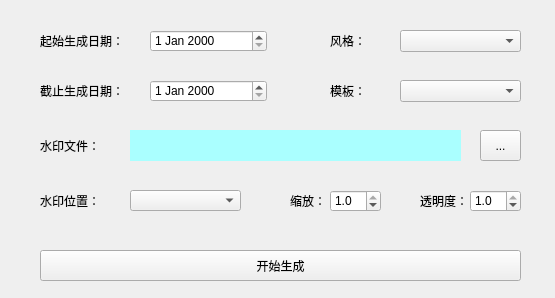
<?xml version="1.0" encoding="UTF-8"?>
<ui version="4.0">
 <class>Form</class>
 <widget class="QWidget" name="Form">
  <property name="geometry">
   <rect>
    <x>0</x>
    <y>0</y>
    <width>555</width>
    <height>298</height>
   </rect>
  </property>
  <property name="windowTitle">
   <string>Form</string>
  </property>
  <widget class="QComboBox" name="comboBox">
   <property name="geometry">
    <rect>
     <x>400</x>
     <y>30</y>
     <width>121</width>
     <height>22</height>
    </rect>
   </property>
  </widget>
  <widget class="QLabel" name="label_8">
   <property name="geometry">
    <rect>
     <x>40</x>
     <y>80</y>
     <width>91</width>
     <height>21</height>
    </rect>
   </property>
   <property name="text">
    <string>截止生成日期：</string>
   </property>
  </widget>
  <widget class="QDateEdit" name="dateEdit">
   <property name="geometry">
    <rect>
     <x>150</x>
     <y>30</y>
     <width>117</width>
     <height>22</height>
    </rect>
   </property>
  </widget>
  <widget class="QComboBox" name="comboBox_2">
   <property name="geometry">
    <rect>
     <x>400</x>
     <y>80</y>
     <width>121</width>
     <height>22</height>
    </rect>
   </property>
  </widget>
  <widget class="QLabel" name="label_6">
   <property name="geometry">
    <rect>
     <x>40</x>
     <y>30</y>
     <width>91</width>
     <height>21</height>
    </rect>
   </property>
   <property name="text">
    <string>起始生成日期：</string>
   </property>
  </widget>
  <widget class="QLabel" name="label_14">
   <property name="geometry">
    <rect>
     <x>330</x>
     <y>80</y>
     <width>61</width>
     <height>21</height>
    </rect>
   </property>
   <property name="text">
    <string>模板：</string>
   </property>
  </widget>
  <widget class="QDateEdit" name="dateEdit_2">
   <property name="geometry">
    <rect>
     <x>150</x>
     <y>80</y>
     <width>117</width>
     <height>22</height>
    </rect>
   </property>
  </widget>
  <widget class="QLabel" name="label_15">
   <property name="geometry">
    <rect>
     <x>330</x>
     <y>30</y>
     <width>61</width>
     <height>21</height>
    </rect>
   </property>
   <property name="text">
    <string>风格：</string>
   </property>
  </widget>
  <widget class="QPushButton" name="pushButton">
   <property name="geometry">
    <rect>
     <x>40</x>
     <y>250</y>
     <width>481</width>
     <height>31</height>
    </rect>
   </property>
   <property name="text">
    <string>开始生成</string>
   </property>
  </widget>
  <widget class="QLabel" name="label_107">
   <property name="geometry">
    <rect>
     <x>40</x>
     <y>130</y>
     <width>61</width>
     <height>31</height>
    </rect>
   </property>
   <property name="text">
    <string>水印文件：</string>
   </property>
  </widget>
  <widget class="QComboBox" name="picWatermarkSpaceComboBox">
   <property name="geometry">
    <rect>
     <x>130</x>
     <y>190</y>
     <width>111</width>
     <height>21</height>
    </rect>
   </property>
  </widget>
  <widget class="QDoubleSpinBox" name="alphaPicDoubleSpinBox">
   <property name="geometry">
    <rect>
     <x>470</x>
     <y>190</y>
     <width>51</width>
     <height>22</height>
    </rect>
   </property>
   <property name="decimals">
    <number>1</number>
   </property>
   <property name="maximum">
    <double>1.000000000000000</double>
   </property>
   <property name="singleStep">
    <double>0.100000000000000</double>
   </property>
   <property name="value">
    <double>1.000000000000000</double>
   </property>
  </widget>
  <widget class="QDoubleSpinBox" name="ZoomPicDoubleSpinBox">
   <property name="geometry">
    <rect>
     <x>330</x>
     <y>190</y>
     <width>51</width>
     <height>22</height>
    </rect>
   </property>
   <property name="decimals">
    <number>1</number>
   </property>
   <property name="maximum">
    <double>1.000000000000000</double>
   </property>
   <property name="singleStep">
    <double>0.100000000000000</double>
   </property>
   <property name="value">
    <double>1.000000000000000</double>
   </property>
  </widget>
  <widget class="QLabel" name="selectPicPathLabel">
   <property name="geometry">
    <rect>
     <x>130</x>
     <y>130</y>
     <width>331</width>
     <height>31</height>
    </rect>
   </property>
   <property name="styleSheet">
    <string notr="true">background-color: rgb(170, 255, 255);</string>
   </property>
   <property name="text">
    <string/>
   </property>
  </widget>
  <widget class="QLabel" name="label_108">
   <property name="geometry">
    <rect>
     <x>40</x>
     <y>190</y>
     <width>71</width>
     <height>21</height>
    </rect>
   </property>
   <property name="text">
    <string>水印位置：</string>
   </property>
  </widget>
  <widget class="QLabel" name="label_111">
   <property name="geometry">
    <rect>
     <x>420</x>
     <y>190</y>
     <width>51</width>
     <height>21</height>
    </rect>
   </property>
   <property name="text">
    <string>透明度：</string>
   </property>
  </widget>
  <widget class="QToolButton" name="selectPicVideoToolButton">
   <property name="geometry">
    <rect>
     <x>480</x>
     <y>130</y>
     <width>41</width>
     <height>31</height>
    </rect>
   </property>
   <property name="text">
    <string>...</string>
   </property>
  </widget>
  <widget class="QLabel" name="label_110">
   <property name="geometry">
    <rect>
     <x>290</x>
     <y>190</y>
     <width>31</width>
     <height>21</height>
    </rect>
   </property>
   <property name="text">
    <string>缩放：</string>
   </property>
  </widget>
 </widget>
 <resources/>
 <connections/>
</ui>
